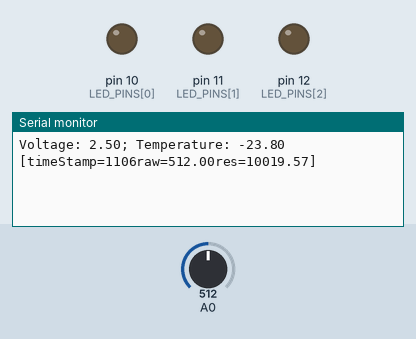
Bench run of a sketch on a simulated Arduino Uno, built with avr-gcc and run on an emulated ATmega328P. Shown: output pins drawn as LEDs (lit = HIGH), the last lines printed to the serial monitor. The inputs (shaded band) are chosen by the test bench; at power-on: A0 = 512.

Above: at 1.8 s.
1.9 s: A0 set to 1007
At 2.7 s:
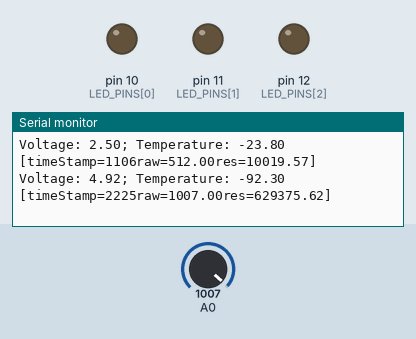
3.4 s: A0 set to 1023
At 5.4 s:
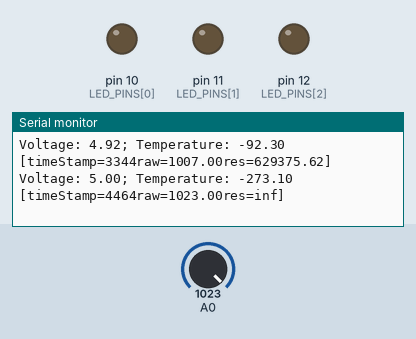
Timing chart, 0 to 6.9 s (numbered marks = the images above; inputs shaded):
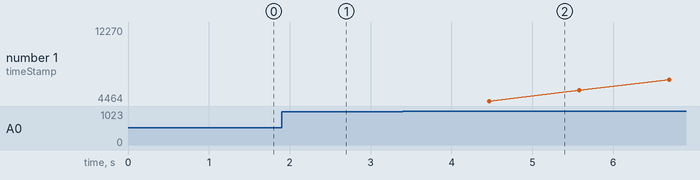

The sketch:

DetectorRead.ino
```cpp
#include <time.h>
#include <math.h>

/* ************************ *\
|*         SETTINGS         *|
\* ************************ */

const short DELAY_LENGTH = 1000;                                         // Delay between two readouts
const long READ_REPEAT = 1000;                                           // Repeatedly read this many times and take the average [read]
const double VOL_LIM = 5.0;                                              // Voltage limit on readout, can be 5.0 or 1.1 [calcV]
const double R_0 = 1e4, V_0 = 5.0;                                       // Constant resistance and total voltage [calcR]
const double A = 1.72256531e-03, B = 2.15127196e-04, C = 3.93630218e-07; // A, B and C required for temperature calculation, calibration needed [calcT]
const double DIG_KEEP = 10;                                              // Determines how many digits of temperature are kept
const unsigned char LED_PINS[] = {10, 11, 12};                           // The LED pins to use for showing temperature range, in the order of R, G, B

// In case they give us discontinuous ranges, etc.
bool goRed(double);   // Judgement function for whether the red LED should be on
bool goGreen(double); // Judgement function for whether the green LED should be on
bool goBlue(double);  // Judgement function for whether the blue LED should be on

bool goRed(double temp)
{
    // Stub
    return false;
}
bool goGreen(double temp)
{
    // Stub
    return false;
}
bool goBlue(double temp)
{
    // Stub
    return false;
}

/* ************************ *\
|*           CORE           *|
\* ************************ */

double toCelsius(double);

double read();
double calcV(double);
double calcR(double);
double calcT(double);
double print(unsigned long, double, double, double); // Print everything: timestamp, raw, vol, res, temp
double respond(double);                              // Respond to temperature via LEDs

void setup();
void loop();

double toCelsius(double K)
{
    return K - 273.15;
}

double read()
{
    long rawSum = 0;
    for (int i = 0; i < READ_REPEAT; ++i)
        rawSum += analogRead(A0);
    return (double)rawSum / READ_REPEAT; // Type caste
}

double calcV(double raw)
{
    return raw * VOL_LIM / 1023;
}

/**
 * Calculate resistance of thermistor
 * R = V * R_0 / (V_0 - V)
 * @param V voltage readout
 * @return resistance of thermistor
 */
double calcR(double V)
{
    return V * R_0 / (V_0 - V);
}

/**
 * Calculate temperature on thermistor
 * 1/T = A + B * ln(R) + C * ln(R)**3
 * @param R resistance from calcR
 * @return temperature in degrees Celsius
 */
double calcT(double R)
{
    double logR = log(R);
    return toCelsius(1 / (A + (B * logR) + (C * logR * logR * logR)));
}

void print(unsigned long timeStamp, double raw, double vol, double res, double temp)
{
    Serial.print("Voltage: ");
    Serial.print(vol);
    Serial.print("; ");
    Serial.print("Temperature: ");
    Serial.print((int)(temp * DIG_KEEP + 0.5) / DIG_KEEP); // Round
    Serial.print(" [");
    Serial.print("timeStamp=");
    Serial.print(timeStamp);
    Serial.print("raw=");
    Serial.print(raw);
    Serial.print("res=");
    Serial.print(res);
    Serial.println("]");
}

double respond(double temp)
{
    digitalWrite(LED_PINS[0], goRed(temp));
    digitalWrite(LED_PINS[1], goGreen(temp));
    digitalWrite(LED_PINS[2], goBlue(temp));
}

void setup()
{
    for (int i = 0; i < 3; ++i)
        pinMode(LED_PINS[i], OUTPUT);
    Serial.begin(9600);
}

void loop()
{
    delay(DELAY_LENGTH);
    double raw = read();
    double vol = calcV(raw);
    double res = calcR(vol);
    double temp = calcT(res);
    double timeStamp = millis();
    print(timeStamp, raw, vol, res, temp);
    respond(temp);
}

//  1.0 -> 3000
// 35.6 -> 689
// 65.5 -> 227

// 274.2 -> 3000
// 308.8 -> 689
// 338.7 -> 227
```

Measured:
- the behaviour switches between 1022 and 1023 on A0 (found by bisection; images 1 and 2)
- after the input at 1.9 s, the serial monitor: prints a new line after 0.33 s (image 1)
- after the input at 3.4 s, the serial monitor: prints a new line after 1.1 s (image 2)
